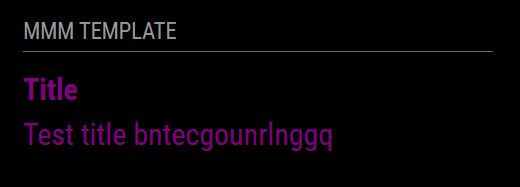
#> input picture MMM-Infinistream/example_1.png, 520 x 187 px
$ python display.py ../MMM-Infinistream/example_1.png
#> lines starting #> are read from the running program, lines starting #| are printed output that depends on the picture
#!/usr/bin/env python3
"""
Prepare a PIL image for the Waveshare 7.5" V2 e-ink display (epd7in5_V2, 800x480)
and push it using the native 4-gray mode.

Usage: python3 display.py <image_path>
"""

import sys
from PIL import Image

DISPLAY_W, DISPLAY_H = 800, 480


def prepare_image(img: Image.Image) -> Image.Image:
    """Resize image to 800×480 and convert to grayscale for the 4-gray display."""
    img = img.convert("L")
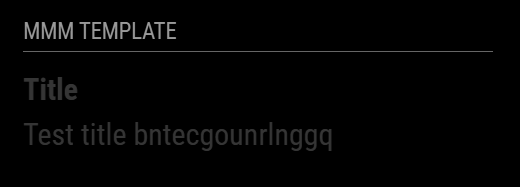
#> img: PIL image 520x187 L; min 0, max 153, mean 3.5
    print(f"prepare: input {img.width}x{img.height} → {DISPLAY_W}x{DISPLAY_H}", flush=True)
#| prepare: input 520x187 → 800x480
    return img.resize((DISPLAY_W, DISPLAY_H), Image.LANCZOS)
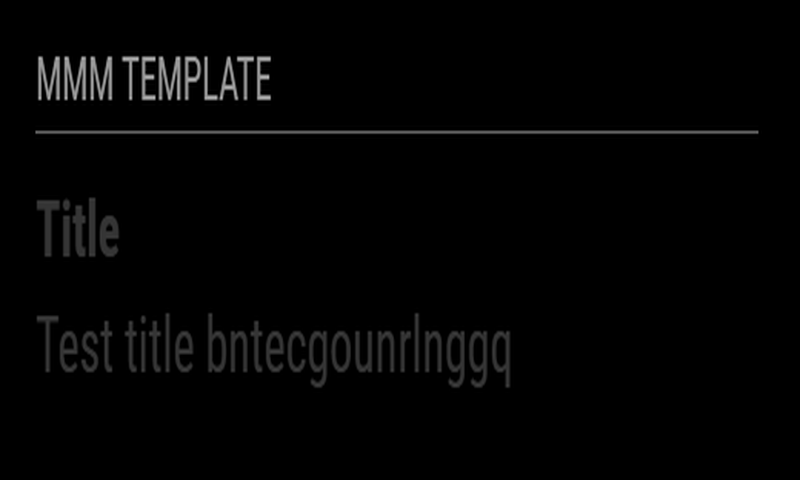
#> returned value: PIL image 800x480 L; min 0, max 191, mean 3.7


def startup_clear() -> None:
    """Full black/white sweep on startup to clear persistent soak artifacts.

    epd.Clear() resets both old and new frame buffers, which is the only way
    to eliminate artifacts that survive regular full refreshes after long soaks.
    """
    try:
        from waveshare_epd import epd7in5_V2

        epd = epd7in5_V2.EPD()
        epd.init()
        epd.Clear()
        epd.sleep()
        print("Startup clear complete.", flush=True)
    except (ImportError, RuntimeError) as exc:
        print(f"Display hardware not available (startup clear skipped): {exc}", file=sys.stderr)


def send_to_display(image: Image.Image) -> None:
    """Push a grayscale image to the Waveshare 7.5" V2 display using 4-gray mode.

    Silently skips if the waveshare_epd library is not installed or the
    hardware is absent, so this module can be imported in test environments.
    """
    try:
        from waveshare_epd import epd7in5_V2

        epd = epd7in5_V2.EPD()
        epd.init_4Gray()
        epd.display_4Gray(epd.getbuffer_4Gray(image))
        epd.sleep()
    except (ImportError, RuntimeError) as exc:
        print(f"Display hardware not available: {exc}", file=sys.stderr)


if __name__ == "__main__":
    if len(sys.argv) != 2:
        print("Usage: display.py <image_path>", file=sys.stderr)
        sys.exit(1)
    send_to_display(prepare_image(Image.open(sys.argv[1])))
#> (the call stopped at in send_to_display, `epd = epd7in5_V2.EPD()`: waveshare_epd is not available in this run)
